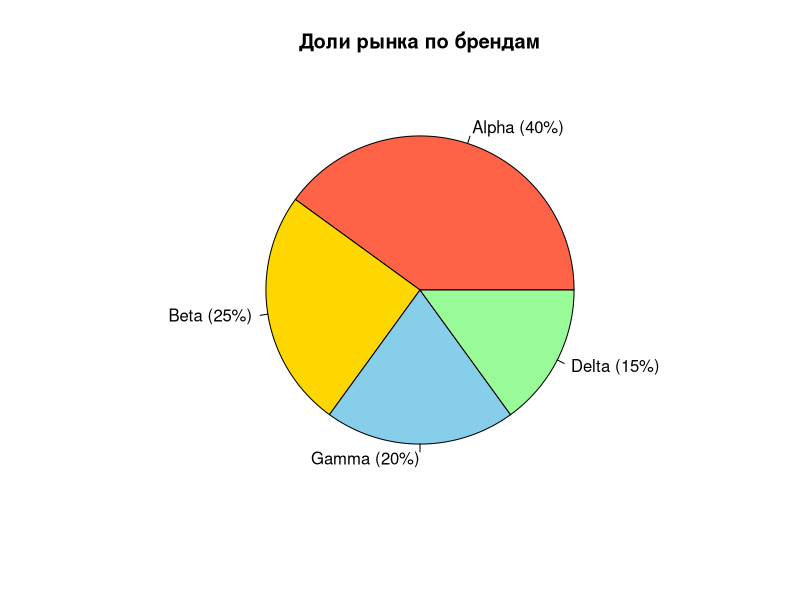

Source code (R):
# Построить круговую диаграмму (pie chart), показывающую доли рынка
# 4 брендов. Это визуализация частей целого (100%).

# МАЛЕНЬКИЙ ДАТАСЕТ (4 СТРОКИ)
brand <- c("Alpha", "Beta", "Gamma", "Delta")
share <- c(40, 25, 20, 15)   # доли в процентах; сумма = 100

df_market <- data.frame(Brand = brand, Share = share)
df_market
str(df_market)

# ДЛЯ ПОДПИСЕЙ СДЕЛАЕМ ТЕКСТ "Название (XX%)"
labels <- paste0(df_market$Brand, " (", df_market$Share, "%)")

# СТРОИМ PIE-ЧАРТ
# pie() — базовая круговая диаграмма.
# 'col' — вектор цветов для сегментов. Можно использовать готовые палитры.
pie(
  x = df_market$Share,
  labels = labels,
  main = "Доли рынка по брендам",
  col = c("tomato", "gold", "skyblue", "palegreen")
)

# PIE ПОДХОДИТ, КОГДА ДОЛИ СКЛАДЫВАЮТСЯ В 100%.
# Если категорий много или значения похожи — лучше barplot().
